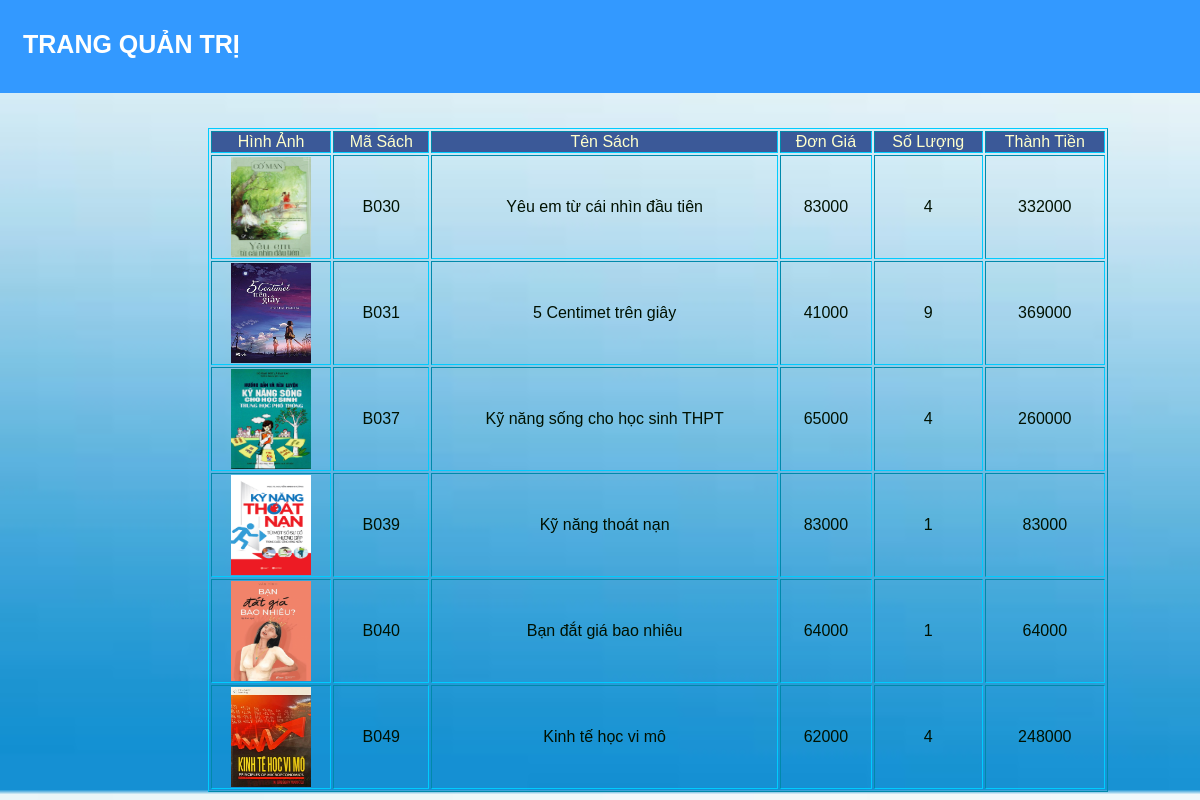
The page /ql_chitietdonhang.php?MaDH=52 on the database its author committed.
### tables this page shows
CREATE TABLE `chitietdonhang` (
  `HinhAnh` varchar(225) NOT NULL,
  `MaDH` int(10) NOT NULL,
  `MaND` int(10) NOT NULL,
  `MaSach` char(10) NOT NULL,
  `DonGia` decimal(10,0) NOT NULL,
  `SoLuong` int(11) NOT NULL,
  `ThanhTien` decimal(10,0) NOT NULL,
  `TinhTrang` char(5) NOT NULL
);

CREATE TABLE `sach` (
  `MaSach` char(10) NOT NULL,
  `TenSach` varchar(50) NOT NULL,
  `SLuong` int(11) NOT NULL,
  `DonGia` decimal(10,0) NOT NULL,
  `MoTa` varchar(225) NOT NULL,
  `MaLoai` char(10) NOT NULL,
  `MaNXB` char(10) NOT NULL,
  `HinhAnh` varchar(225) NOT NULL,
  `MaTG` char(10) NOT NULL,
  `DaBan` int(11) NOT NULL
);

### ql_chitietdonhang.php (the view, shortened to what this page needs)
<!DOCTYPE html PUBLIC "-//W3C//DTD XHTML 1.0 Transitional//EN" "http://www.w3.org/TR/xhtml1/DTD/xhtml1-transitional.dtd">
<html xmlns="http://www.w3.org/1999/xhtml">
    <head>
    </head>
    <body>
        <div class ="wrapper">
            <div class = "header">
                <h1><a href="admin.php">TRANG QUẢN TRỊ</a></h1>
            </div>
    </div>
        <table class="tb" align="center" border="1" width="900" >
                        <tr align="center"  class="truong" >
                              <td class="title">Hình Ảnh</td>
                             <td class="title">Mã Sách</td>
                             <td class="title">Tên Sách</td>
                            <td class="title">Đơn Giá</td>
                            <td class="title">Số Lượng</td>
                            <td class="title">Thành Tiền</td>
                        </tr>
        <?php
        include('connect.php');
        if (isset($_GET['MaDH'])) {
            $sl = "select * from chitietdonhang where MaDH='" . $_GET['MaDH'] . "'";
             $results = mysqli_query($connect, $sl);
             while (($rows = mysqli_fetch_assoc($results)) != NULL) {
        ?>
            <?php
                                $sql2= "select * from sach WHERE MaSach='".$rows['MaSach']."'";
                                $results2 = mysqli_query($connect,$sql2);
                                $rows2 = mysqli_fetch_array($results2);
             ?>
                            <tr align="center">
                                <td><img src="image/<?php echo $rows2['HinhAnh'] ?>" width="80" height="100" /></td>
                               <td><?php echo  $rows['MaSach']?></td>
                               <td><?php echo  $rows2['TenSach']?></td>
                                <td><?php echo $rows['DonGia']; ?></td>
                                <td><?php echo $rows['SoLuong']; ?></td>
                                <td><?php echo $rows['ThanhTien'] ?></td>
                            </tr>
    <?php
                        }
        }
    ?>
                    </table>
    </body>
</html>

### ql_chitietdonhang.php (style rules this page uses)
body { font-family: arial; background-image: url("image/biacapnhat.jpg"); background-size: cover; }
.wrapper { width: 100% ; margin: 0px ; height: auto; }
.header { margin: -15px; padding : 0px; width: auto; background-color: #3399FF; font-weight: bold; height: 100px; }
.header h1 { float: left; height: 0px; padding-top: 20px; margin-left: 30px; font-weight: bold; color: white; font-size: 25px; }
.tb { float: left; border-color: #00CCFF; color: #001100; margin-left: 200px; margin-top: 50px; }
.title { color: #FFFFCC; }
.truong { color: #EEEEEE; background-color: #3B5998; }
.header a { color: white; text-decoration: none; }

### rows shown on the page
chitietdonhang: sach.HinhAnh (picture), MaSach "B030", sach.TenSach "Yêu em từ cái nhìn đầu tiên", DonGia "83000", SoLuong "4", ThanhTien "332000"
chitietdonhang: sach.HinhAnh (picture), MaSach "B031", sach.TenSach "5 Centimet trên giây", DonGia "41000", SoLuong "9", ThanhTien "369000"
chitietdonhang: sach.HinhAnh (picture), MaSach "B037", sach.TenSach "Kỹ năng sống cho học sinh THPT", DonGia "65000", SoLuong "4", ThanhTien "260000"
chitietdonhang: sach.HinhAnh (picture), MaSach "B039", sach.TenSach "Kỹ năng thoát nạn", DonGia "83000", SoLuong "1", ThanhTien "83000"
chitietdonhang: sach.HinhAnh (picture), MaSach "B040", sach.TenSach "Bạn đắt giá bao nhiêu", DonGia "64000", SoLuong "1", ThanhTien "64000"
chitietdonhang: sach.HinhAnh (picture), MaSach "B049", sach.TenSach "Kinh tế học vi mô", DonGia "62000", SoLuong "4", ThanhTien "248000"
